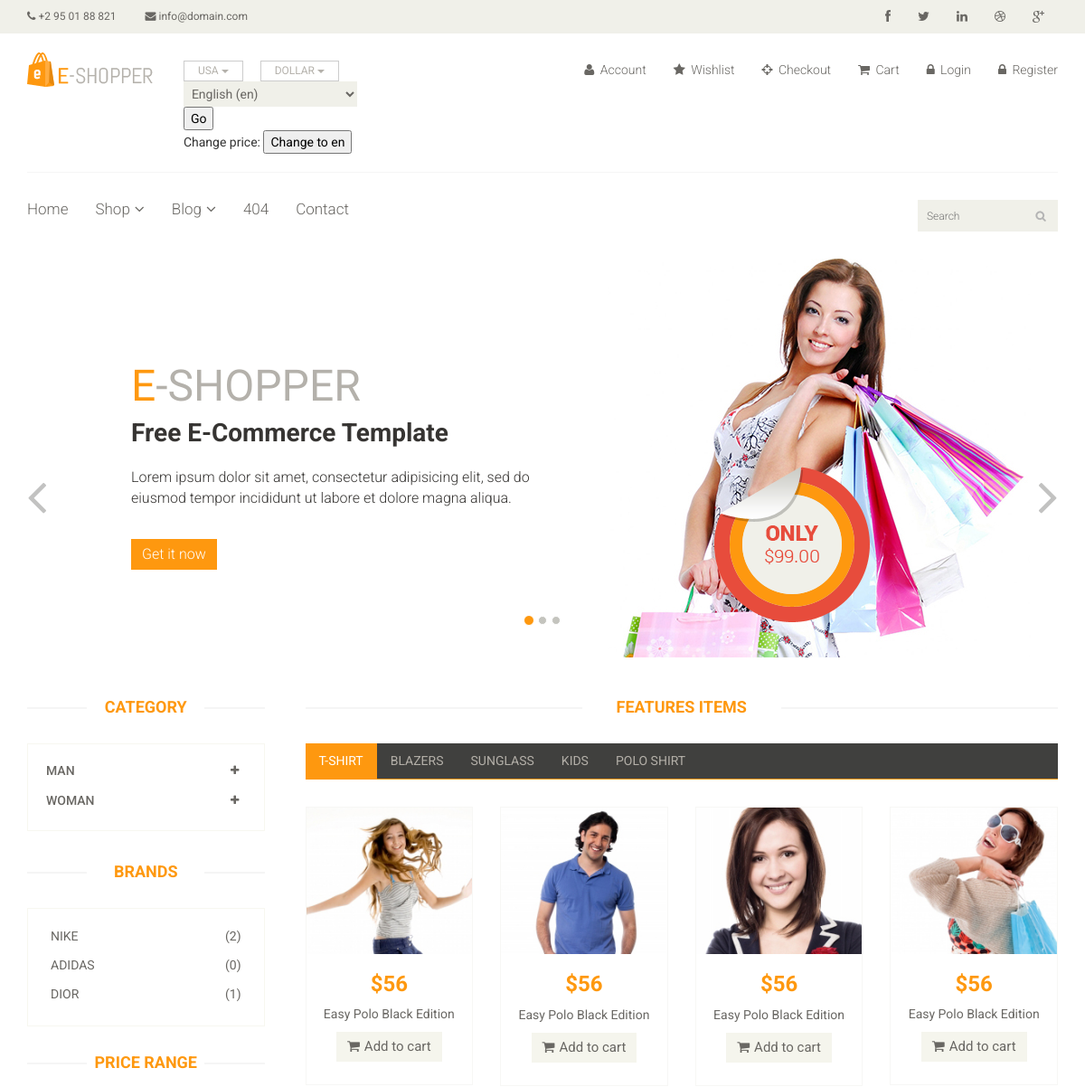
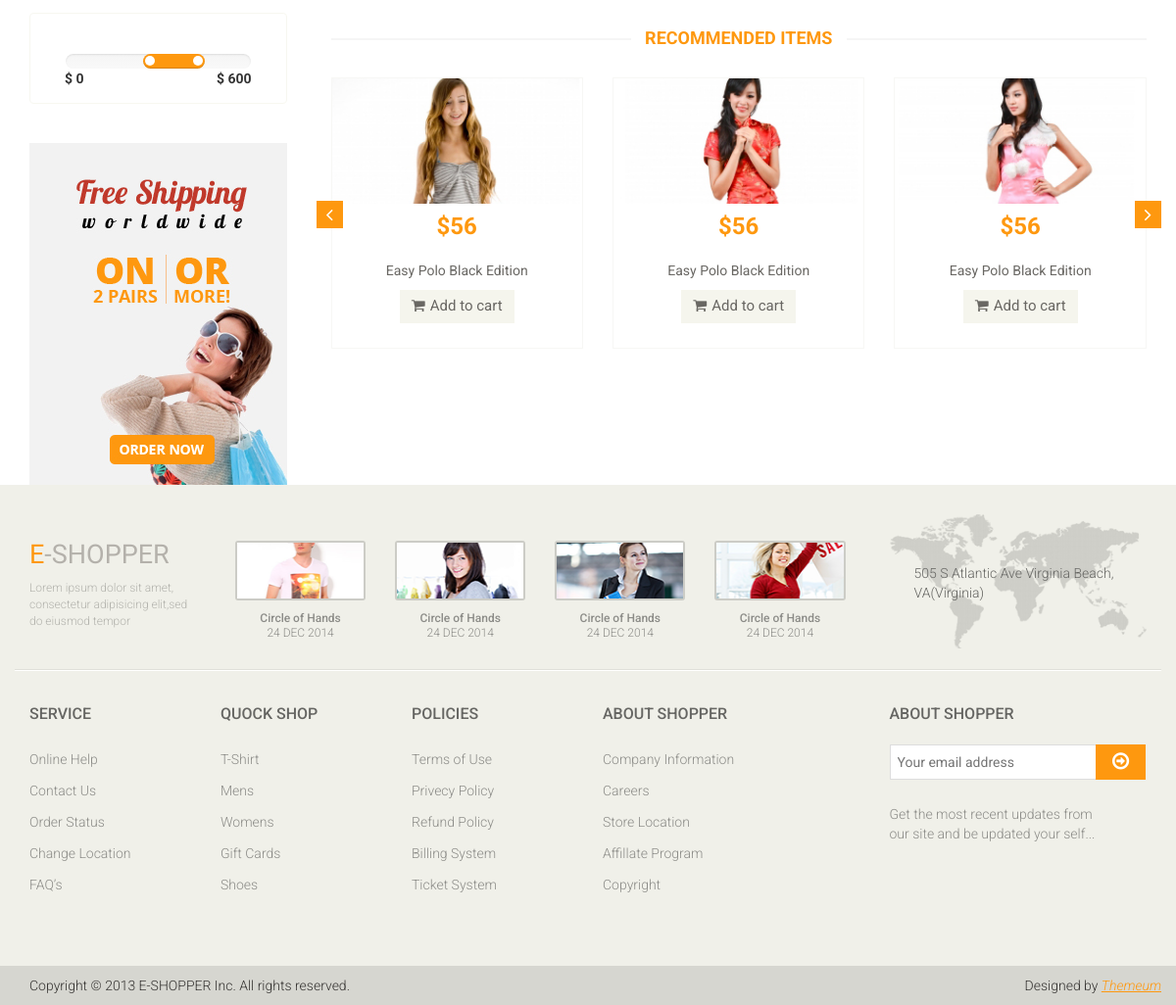
The page /en/2/ on the database its author committed (2 pictures, top to bottom).
### main/models.py (models this page shows, shortened)
class Category(models.Model):
    name = models.CharField('Category name', max_length=60)
    class Meta:
        verbose_name = 'Category'
        verbose_name_plural = 'Categories'

class SubCategory(models.Model):
    category = models.ForeignKey(Category, on_delete=models.CASCADE, related_name='cat')
    name = models.CharField('SubCategory name', max_length=60)
    class Meta:
        verbose_name = 'SubCategory'
        verbose_name_plural = 'SubCategories'

### main/views.py (the view)
# urls.py: path('<int:id>/', views.index_filter, name='index_filter'),
def index_filter(request, id):
    category_list = Category.objects.all()
    prod_list = SubCategory.objects.filter(pk=id)
    sub_category_list = SubCategory.objects.all()
    return render(request, 'main/index_filter.html', context={
        'category_list':category_list,
        'prod_list':prod_list,
        'sub_category_list':sub_category_list,
        'link':'index_filter'
    })

### main/templates/main/index_filter.html (shortened to what this page needs)
{% extends 'base.html' %}
{% block content %}
	<section id="slider">
		<div class="container">
			<div class="row">
				<div class="col-sm-12">
					<div id="slider-carousel" class="carousel slide" data-ride="carousel">
						<ol class="carousel-indicators">
							<li data-target="#slider-carousel" data-slide-to="0" class="active"></li>
							<li data-target="#slider-carousel" data-slide-to="1"></li>
							<li data-target="#slider-carousel" data-slide-to="2"></li>
						</ol>
						<div class="carousel-inner">
							<div class="item active">
								<div class="col-sm-6">
									<h1><span>E</span>-SHOPPER</h1>
									<h2>Free E-Commerce Template</h2>
									<p>Lorem ipsum dolor sit amet, consectetur adipisicing elit, sed do eiusmod tempor incididunt ut labore et dolore magna aliqua. </p>
									<button type="button" class="btn btn-default get">Get it now</button>
								</div>
								<div class="col-sm-6">
									<img src="images/home/girl1.jpg" class="girl img-responsive" alt="" />
									<img src="images/home/pricing.png"  class="pricing" alt="" />
								</div>
							</div>
						</div>
						<a href="#slider-carousel" class="left control-carousel hidden-xs" data-slide="prev">
							<i class="fa fa-angle-left"></i>
						</a>
						<a href="#slider-carousel" class="right control-carousel hidden-xs" data-slide="next">
							<i class="fa fa-angle-right"></i>
						</a>
					</div>
				</div>
			</div>
		</div>
	</section>
	<section>
		<div class="container">
			<div class="row">
				{% include 'inc/_category.html' %}
				<div class="col-sm-9 padding-right">
					<div class="features_items">
						<h2 class="title text-center">Features Items</h2>
					</div>
					<div class="category-tab">
						<div class="col-sm-12">
							<ul class="nav nav-tabs">
								<li class="active"><a href="#tshirt" data-toggle="tab">T-Shirt</a></li>
								<li><a href="#blazers" data-toggle="tab">Blazers</a></li>
								<li><a href="#sunglass" data-toggle="tab">Sunglass</a></li>
								<li><a href="#kids" data-toggle="tab">Kids</a></li>
								<li><a href="#poloshirt" data-toggle="tab">Polo shirt</a></li>
							</ul>
						</div>
						<div class="tab-content">
							<div class="tab-pane fade active in" id="tshirt" >
								<div class="col-sm-3">
									<div class="product-image-wrapper">
										<div class="single-products">
											<div class="productinfo text-center">
												<img src="images/home/gallery1.jpg" alt="" />
												<h2>$56</h2>
												<p>Easy Polo Black Edition</p>
												<a href="#" class="btn btn-default add-to-cart"><i class="fa fa-shopping-cart"></i>Add to cart</a>
											</div>
										</div>
									</div>
								</div>
								<div class="col-sm-3">
									<div class="product-image-wrapper">
										<div class="single-products">
											<div class="productinfo text-center">
												<img src="images/home/gallery2.jpg" alt="" />
												<h2>$56</h2>
												<p>Easy Polo Black Edition</p>
												<a href="#" class="btn btn-default add-to-cart"><i class="fa fa-shopping-cart"></i>Add to cart</a>
											</div>
										</div>
									</div>
								</div>
								<div class="col-sm-3">
									<div class="product-image-wrapper">
										<div class="single-products">
											<div class="productinfo text-center">
												<img src="images/home/gallery3.jpg" alt="" />
												<h2>$56</h2>
												<p>Easy Polo Black Edition</p>
												<a href="#" class="btn btn-default add-to-cart"><i class="fa fa-shopping-cart"></i>Add to cart</a>
											</div>
										</div>
									</div>
								</div>
								<div class="col-sm-3">
									<div class="product-image-wrapper">
										<div class="single-products">
											<div class="productinfo text-center">
												<img src="images/home/gallery4.jpg" alt="" />
												<h2>$56</h2>
												<p>Easy Polo Black Edition</p>
												<a href="#" class="btn btn-default add-to-cart"><i class="fa fa-shopping-cart"></i>Add to cart</a>
											</div>
										</div>
									</div>
								</div>
							</div>
						</div>
					</div>
					<div class="recommended_items">
						<h2 class="title text-center">recommended items</h2>
						<div id="recommended-item-carousel" class="carousel slide" data-ride="carousel">
							<div class="carousel-inner">
								<div class="item active">
									<div class="col-sm-4">
										<div class="product-image-wrapper">
											<div class="single-products">
												<div class="productinfo text-center">
													<img src="images/home/recommend1.jpg" alt="" />
													<h2>$56</h2>
													<p>Easy Polo Black Edition</p>
													<a href="#" class="btn btn-default add-to-cart"><i class="fa fa-shopping-cart"></i>Add to cart</a>
												</div>
											</div>
										</div>
									</div>
									<div class="col-sm-4">
										<div class="product-image-wrapper">
											<div class="single-products">
												<div class="productinfo text-center">
													<img src="images/home/recommend2.jpg" alt="" />
													<h2>$56</h2>
													<p>Easy Polo Black Edition</p>
													<a href="#" class="btn btn-default add-to-cart"><i class="fa fa-shopping-cart"></i>Add to cart</a>
												</div>
											</div>
										</div>
									</div>
									<div class="col-sm-4">
										<div class="product-image-wrapper">
											<div class="single-products">
												<div class="productinfo text-center">
													<img src="images/home/recommend3.jpg" alt="" />
													<h2>$56</h2>
													<p>Easy Polo Black Edition</p>
													<a href="#" class="btn btn-default add-to-cart"><i class="fa fa-shopping-cart"></i>Add to cart</a>
												</div>
											</div>
										</div>
									</div>
								</div>
							</div>
							 <a class="left recommended-item-control" href="#recommended-item-carousel" data-slide="prev">
								<i class="fa fa-angle-left"></i>
							  </a>
							  <a class="right recommended-item-control" href="#recommended-item-carousel" data-slide="next">
								<i class="fa fa-angle-right"></i>
							  </a>
						</div>
					</div>
				</div>
			</div>
		</div>
	</section>
{% endblock %}

### main/templates/inc/_category.html (shortened to what this page needs)
<div class="col-sm-3">
    <div class="left-sidebar">
        <h2>Category</h2>
        <div class="panel-group category-products" id="accordian">
            {% for i in category_list %}
            <div class="panel panel-default">
                <div class="panel-heading">
                    <h4 class="panel-title">
                        <a data-toggle="collapse" data-parent="#accordian" href="#{{ i.id }}">
                            <span class="badge pull-right"><i class="fa fa-plus"></i></span>
                            {{ i.name }}
                        </a>
                    </h4>
                </div>
            </div>
            {% endfor %}
        </div>
        <div class="brands_products">
            <h2>Brands</h2>
            <div class="brands-name">
                <ul class="nav nav-pills nav-stacked">
                    {% for i in sub_category_list %}
                        <li><a href="#"> <span class="pull-right">({{ i.cat_prod.count }})</span>{{ i.name }}</a></li>
                    {% endfor %}
                </ul>
            </div>
        </div>
        <div class="price-range">
            <h2>Price Range</h2>
            <div class="well text-center">
                 <input type="text" class="span2" value="" data-slider-min="0" data-slider-max="600" data-slider-step="5" data-slider-value="[250,450]" id="sl2" ><br />
                 <b class="pull-left">$ 0</b> <b class="pull-right">$ 600</b>
            </div>
        </div>
        <div class="shipping text-center">
            <img src="images/home/shipping.jpg" alt="" />
        </div>
    </div>
</div>

### rows shown on the page
Category: name "MAN"
Category: name "WOMAN"
SubCategory: cat_prod.count "2", name "NIKE"
SubCategory: cat_prod.count "0", name "ADIDAS"
SubCategory: cat_prod.count "1", name "DIOR"

### other values the page prints
{{ LANGUAGE_CODE }} "en"
form field language "English (en)"
